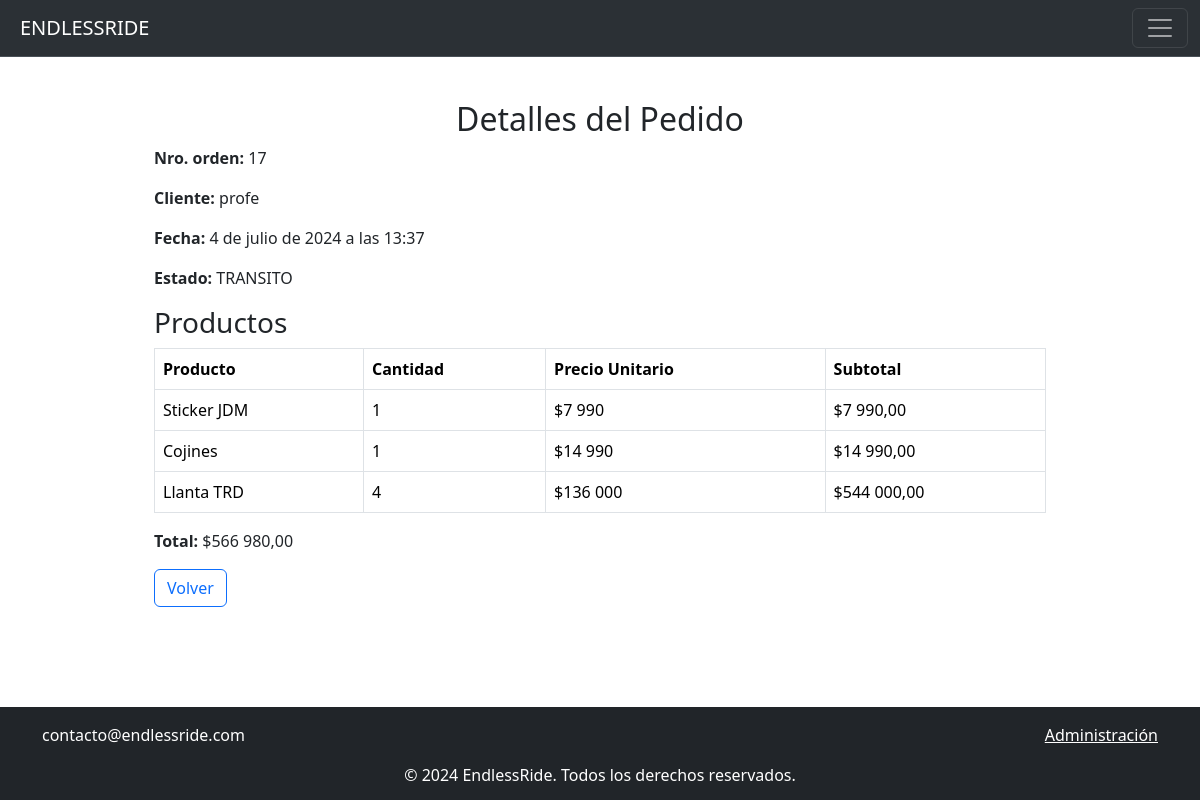
Screenshot of /pedido/17/ (signed in) with the database file from the repository.
### shop/models.py (models this page shows, shortened)
class Pedido(models.Model):
    ESTADO_CHOICES = [
        ('PENDIENTE', 'Pendiente'),
        ('DESPACHO', 'En Despacho'),
        ('TRANSITO', 'En Tránsito'),
        ('ENTREGADO', 'Entregado'),
    ]
    REGIONES_CHOICES = [
        ('ARICA Y PARINACOTA', 'arica y parinacota'),
        ('TARAPACA', 'tarapaca'),
        ('ANTOFAGASTA', 'antofagasta'),
        ('ATACAMA', 'atacama'),
        ('COQUIMBO', 'coquimbo'),
        ('VALPARAISO', 'valparaiso'),
        ('METROPOLITANA', 'metropolitana'),
        ('BERNARDO O\'HIGGINS', 'bernardo o\'higgins'),
        ('MAULE', 'maule'),
        ('BIO-BIO', 'bio-bio'),
        ('ARAUCANIA', 'araucania'),
        ('LOS RIOS', 'los rios'),
        ('LOS LAGOS', 'los lagos'),
        ('AYSÉN', 'aysen'),
        ('MAGALLANES', 'magallanes'),
    ]
    usuario = models.ForeignKey(User, on_delete=models.CASCADE)
    total = models.DecimalField(max_digits=10, decimal_places=2)
    creado_en = models.DateTimeField(auto_now_add=True)
    estado = models.CharField(max_length=20, choices=ESTADO_CHOICES, default='PENDIENTE')
    region = models.CharField(max_length=100)
    comuna = models.CharField(max_length=100, choices=REGIONES_CHOICES, default='BIO-BIO')
    direccion = models.CharField(max_length=255)
    telefono = models.CharField(max_length=20)

class PedidoItem(models.Model):
    pedido = models.ForeignKey(Pedido, related_name='items', on_delete=models.CASCADE)
    producto = models.ForeignKey(Producto, on_delete=models.CASCADE)
    cantidad = models.PositiveIntegerField()
    subtotal = models.DecimalField(max_digits=10, decimal_places=2)

class Producto (models.Model):
    nombre = models.CharField(max_length=255)
    stock = models.IntegerField()
    precio = models.IntegerField(default=0)
    descripcion = models.TextField(null=True)
    categoria = models.ForeignKey(Categoria, on_delete= models.CASCADE)
    creado_en = models.DateTimeField(default=timezone.now)
    imagen = models.ImageField(upload_to="productos", null=True)

### shop/views.py (the view)
# urls.py: path('pedido/<int:pedido_id>/', detalle_pedido, name='detalle_pedido'),
@staff_member_required
def detalle_pedido(request, pedido_id):
    pedido = get_object_or_404(Pedido, id=pedido_id)
    context = {
        'pedido': pedido,
    }
    return render(request, 'detalle_pedido.html', context)

### shop/context_processor.py (called while the page is built)
def total_carrito(request):
    total = 0.0
    if request.user.is_authenticated:
        if 'carrito' in request.session.keys():
            for key, value in request.session["carrito"].items():
                total += float(value["acumulado"])
    return {"total_carrito": total}

### shop/templates/detalle_pedido.html
{% extends 'base.html' %}
{% block content %}
<div style="padding: 100px;">
    <div class="container">
        <h2 class="text-center">Detalles del Pedido</h2>
        <p><strong>Nro. orden:</strong> {{ pedido.id }}</p>
        <p><strong>Cliente:</strong> {{ pedido.usuario.username }}</p>
        <p><strong>Fecha:</strong> {{ pedido.creado_en }}</p>
        <p><strong>Estado:</strong> {{ pedido.estado }}</p>
        <h3>Productos</h3>
        <table class="table table-bordered">
            <thead>
                <tr>
                    <th scope="col">Producto</th>
                    <th scope="col">Cantidad</th>
                    <th scope="col">Precio Unitario</th>
                    <th scope="col">Subtotal</th>
                </tr>
            </thead>
            <tbody>
                {% for item in pedido.items.all %}
                    <tr>
                        <td>{{ item.producto.nombre }}</td>
                        <td>{{ item.cantidad }}</td>
                        <td>${{ item.producto.precio }}</td>
                        <td>${{ item.subtotal }}</td>
                    </tr>
                {% endfor %}
            </tbody>
        </table>
        <p><strong>Total:</strong> ${{ pedido.total }}</p>
        <a href="{% url 'panel_pedidos' %}" class="btn btn-outline-primary">Volver</a>
    </div>
</div>
{% endblock %}

### templates/base.html (style rules this page uses)
html, body { height: 100%; margin: 0; }

### rows the page displays
Pedido: id "17", usuario.username "profe", creado_en "4 de julio de 2024 a las 13:37", estado "TRANSITO", total "566 980,00"
PedidoItem: producto.nombre "Sticker JDM", cantidad "1", producto.precio "7 990", subtotal "7 990,00"
PedidoItem: producto.nombre "Cojines", cantidad "1", producto.precio "14 990", subtotal "14 990,00"
PedidoItem: producto.nombre "Llanta TRD", cantidad "4", producto.precio "136 000", subtotal "544 000,00"
